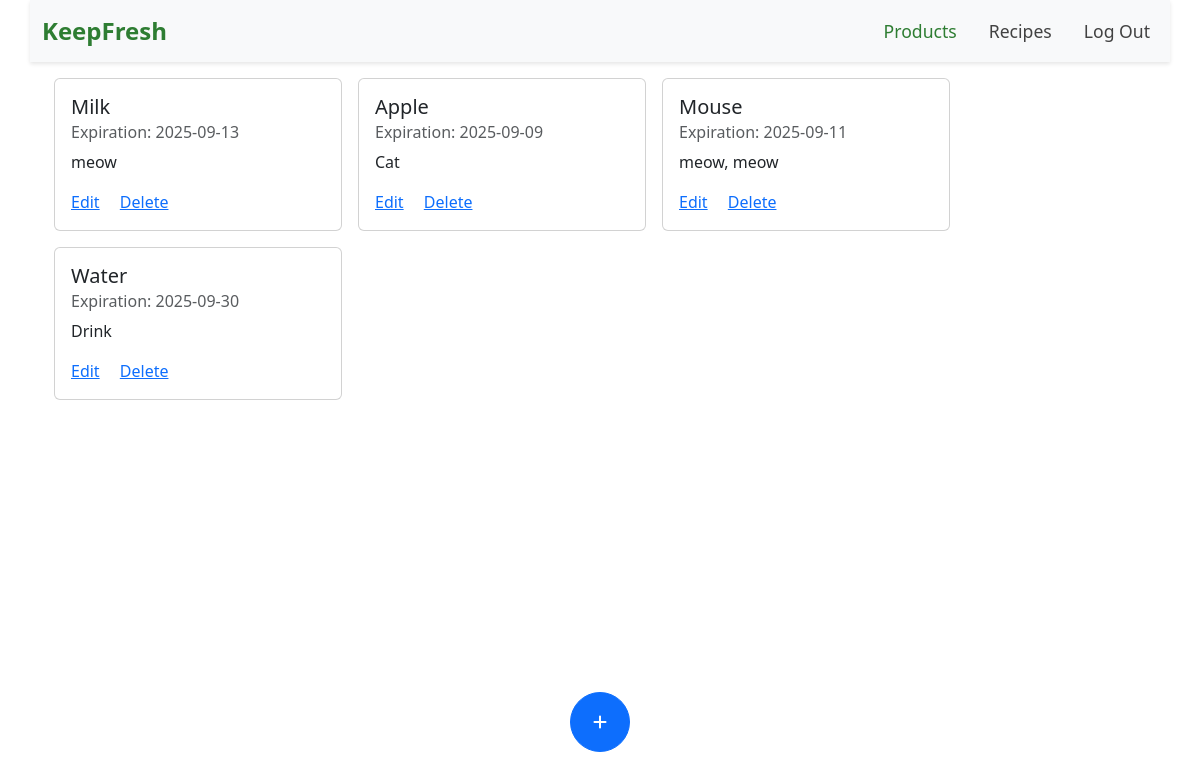
Page / (signed in) on the earlier database version.
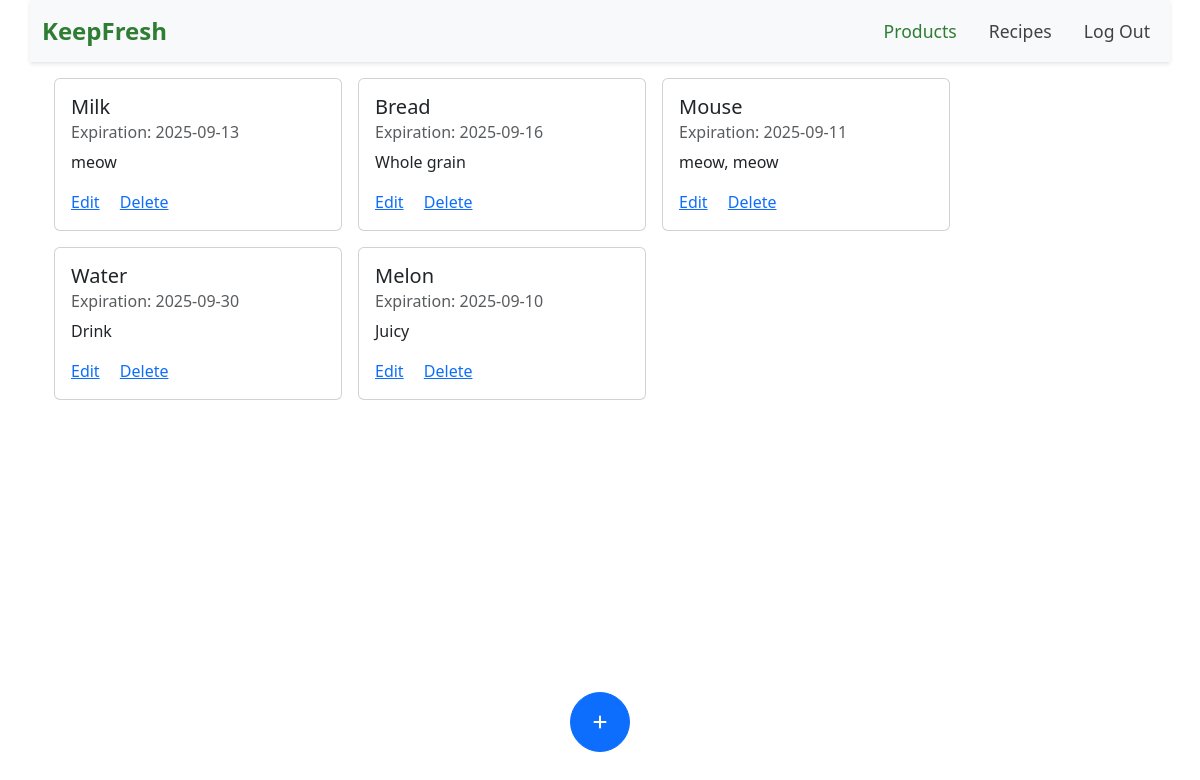
Same page on the later database version.
### tables this page shows
CREATE TABLE items (
  id INTEGER PRIMARY KEY AUTOINCREMENT,
  name TEXT NOT NULL,
  expiration_date TEXT NOT NULL,
  user_id INTEGER NOT NULL, notes TEXT,
  FOREIGN KEY (user_id) REFERENCES users(id)
);

### app.py (the view)
@app.route('/', methods=['GET', 'POST'])
@login_required
def index():
    rows = query('SELECT id, name, expiration_date, notes FROM items WHERE user_id = ?', session['user_id'])
    return render_template("index.html", items=rows)

### helpers.py (called while the page is built)
def login_required(view):
    @functools.wraps(view)
    def wrapped_view(**kwargs):
        if session.get('user_id') is None:
            return redirect(url_for('login'))
        return view(**kwargs)
    return wrapped_view

def query(sql, *args):
    conn = sqlite3.connect('database.db')
    conn.row_factory = sqlite3.Row
    cur = conn.cursor()
    cur.execute(sql, args)
    rows = cur.fetchall()
    conn.close()
    return rows

### templates/index.html (shortened to what this page needs)
{% extends "layout.html" %}
{% block main %}
<section id="item-catalog" class="container d-flex flex-wrap gap-3 w-fit-content">
    {% for item in items %}
    <div class="card" style="width: 18rem;">
        <div class="card-body">
            <h5 class="card-title">{{ item.name }}</h5>
            <h6 class="card-subtitle mb-2 text-body-secondary">Expiration: {{ item.expiration_date }}</h6>
            <p class="card-text">{{ item.notes }}</p>
            <a href="#" class="card-link" data-bs-toggle="modal" data-bs-target="#editItemModal"
                data-item-id="{{ item.id }}" data-item-name="{{ item.name }}"
                data-item-date="{{ item.expiration_date }}" data-item-notes="{{ item.notes }}">Edit</a>
            <a href="{{ url_for('delete', item_id=item.id) }}" class="card-link">Delete</a>
        </div>
    </div>
    {% endfor %}
</section>
<section id="add-item">
    <button type="button"
        class="btn btn-primary position-fixed bottom-0 start-50 translate-middle-x mb-5 rounded-pill add-btn"
        data-bs-toggle="modal" data-bs-target="#addItemModal">
        <i class="fa-solid fa-plus"></i>
    </button>
</section>
{% endblock %}

### templates/layout.html (shortened to what this page needs)
<!DOCTYPE html>
<html lang="en">
<head>
    <link href="https://cdn.jsdelivr.net/npm/bootstrap@5.3.8/dist/css/bootstrap.min.css" rel="stylesheet"
>
    <link rel="stylesheet" href="/static/styles.css">
</head>
<body>
    <header>
        <nav class="container navbar navbar-expand-sm navbar-light bg-light mb-3">
            <div class="container-fluid">
                <a class="navbar-brand" href="#">KeepFresh</a>
                <div class="collapse navbar-collapse justify-content-end" id="navbarNav">
                    <ul class="navbar-nav">
                        {% if session['user_id'] %}
                        <li class="nav-item">
                            <a class="nav-link active" href="#">Products</a>
                        </li>
                        <li class="nav-item">
                            <a class="nav-link" href="#">Recipes</a>
                        </li>
                        <li class="nav-item">
                            <a class="nav-link" href="/logout">Log Out</a>
                        </li>
                        {% endif %}
                    </ul>
                </div>
            </div>
        </nav>
    </header>
    <main class="container">
        {% block main %}{% endblock %}
    </main>
</body>
</html>

### static/styles.css (style rules this page uses)
.navbar { background-color: #ffffff; box-shadow: 0 2px 4px rgba(0, 0, 0, 0.1); }
.navbar .navbar-brand { font-weight: 600; font-size: 1.5rem; color: #2e7d32; }
.navbar-nav .nav-link { font-size: 1.1rem; color: #424242; margin-left: 1rem; transition: color 0.2s ease; }
.navbar-nav .nav-link.active { color: #2e7d32; font-weight: 500; }
.add-btn { width: 60px; height: 60px; }

Differences in the rows shown:
removed items: name "Apple", expiration_date "2025-09-09", notes "Cat"
added items: name "Bread", expiration_date "2025-09-16", notes "Whole grain"
added items: name "Melon", expiration_date "2025-09-10", notes "Juicy"
